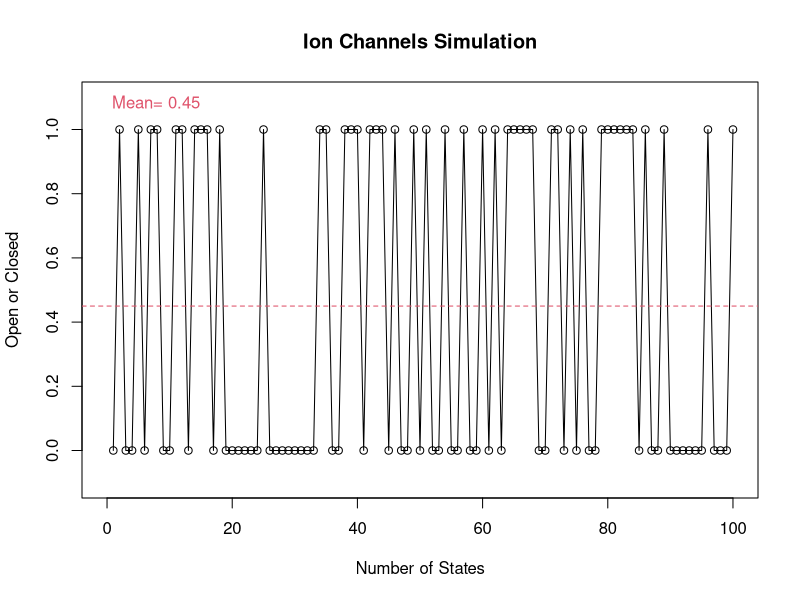
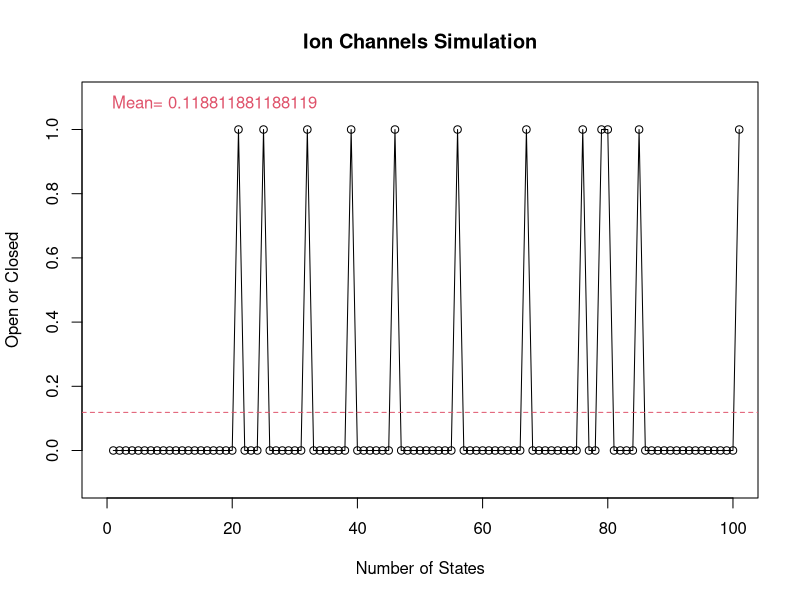

Write R code to recreate these figures, in order.
## ---- chunk 1
#Random Number & Ion Channels

endtime <- 100
state <- rep(0, endtime)

for (i in 1:endtime){
  x <- runif(1)
  if(x < 0.5){
    state[i] <- 0 #closed
  }
  else{
    state[i] <- 1 #open
  }
}
avg <- mean(state) #Average of the coinflip

plot(state, type = "o", xlab = "Number of States", ylab = "Open or Closed", main = "Ion Channels Simulation", ylim = c(-0.1, 1.1), xlim = c(0, endtime))
abline(h=avg, col=c(2), lty=2)
legend("topleft", bty = "n", legend = paste("Mean=",mean(state)), text.col = c(2))

#16.) Does your plot look anything like the trace below? Describe why or why not? What are the features of the trace below? Compare the features of your generated trace with the trace below. 
#My graph does not look like the traces that is shown because there are almost an equal 50/50% amount of points that show that the channel is open or closed. Also the mean is 0.48 which is very close to 0.5 which is the indicated mean that shows that the states were open and closed in equal amount of times. The trace below shows that the channel appears to be more closed than it is open which shows that there is a higher probability of the channel being closed. Although both have points where the channel is open or closed my trace shows that these events happened in an equal amount of times while the example trace shows that the channel was more likely to be in the closed state instead of the open state.

#17.) Is your initial hypothesis correct? -- The channel opening and closing was a simple random event, like a coin toss. What have we left out?
#Yes, My hypothesis was correct on the fact that the mean value would be close to 0.5 because the channel has a 50/50 chance of being open or closed like a coin toss having a 50/50 chance of it being heads or tails. What we may have left out is other independent variables such as concentration of the ions, voltage, and time that could each individually affect whether the channel is opened or closed. Each of these independent variables could have different % chances that would cause the channel to be either opened or closed.
## ---- chunk 2
#Ion Channels Simulation

endtime <- 100
state <- rep(0, endtime)

for (i in 1:endtime){
  x <- runif(1)
  if(state[i] == 0){
    if(x <= 0.85){
      state[i+1] <- 0 #closed
    }
    else{
    state[i+1] <- 1 #open
    }
  }  
  else if (state[i] == 1){
    if (x <= 0.85){
      state[i+1] <- 0
    }
    else{
      state[i+1] <- 1
    }
  } 
}

avg <- mean(state)

#Plotting
plot(state, type = "o", xlab = "Number of States", ylab = "Open or Closed", main = "Ion Channels Simulation", ylim = c(-0.1, 1.1), xlim = c(0, endtime))
abline(h=avg, col=c(2), lty=2)
legend("topleft", bty = "n", legend = paste("Mean=",mean(state)), text.col = c(2))

#18. Play with different probability assignments, what do you see in the behavior of the ion channel? Can you get your simulation to look like a realistic ion channel? What probabilities worked the best? Please explain the rationale with probability assignment.
#Messing with the probability assignments, I found that if I were to increase the probabilities in both lines 45 and 53 I would have a trace that would be similar to a realistic ion channel where it predominantly stays in a closed state most of the time. If I were to have both probabilities low, then the channel would be in an open state most of the time. If I set one probability to be high and the other probability to be low (whether these values are in lines 45 or 53 does not seem to have any significance) then the open and closed states move tend to happen in a random amount of times because the mean fluctuates between high values, low values, and 0.5. This shows that this has a seemingly randomized affect on how much the channel is closed or open.
  
#19. Discuss how a depolarization of the membrane would relate to the opening/closing of Na+ channels and how this would relate to our mathematical model.
#The depolarization of the membrane would relate to the opening of the Na+ channels because the GHK equation would calculate the membrane potential to be more positive. This is because the permeability of Na+ greatly increases when the Na+ channels are all open. This would allow for a greater amount of Na+ to flow into the cell and cause depolarization. This relates to the mathematical model because it increases the permeability multiplier for Na+ in the GHK equation, once the cell membrane has a lot of opened Na+ ion channels, this increases the permeability of Na+ and the permeability multiplier of Na+ in the GHK equation, and thus causes depolarization because more Na+ ions can flow into the cell which increases membrane potential.

#20. What do you think is missing in this model? What would you include to make the description more realistic? Think about the duration of the channel being open or closed as well as adding a stimulus.
#3 things would make the model more realistic: time, the voltage of the stimulus, and adding or incorporating more ions as variables in the GHK equation. I would include these factors because both the duration of when the channels are opened or closed is important due to the time-dependent function of the activation and inactivation gates (i.e. when the channels would begin to close). Also, these gates are opened and closed simultaneously in real life and this model and program doesn't reflect that simultaneous effect and instead shows the opening and closing in steps. This model also doesn't include what causes the channels to open in the first place and what that threshold needs to be in order to cause depolarization.

#21. Please discuss the implications of the microscopic scale (single ion channel) representing a bulk property (change in membrane potential) in initiating and propagating an action potential. (Hint. How can you sum up all the single ion channels that have stochastic (independent) behavior and get a bulk property?)
#The threshold has an all or nothing effect on the cell, so when one of the ion channels open it has a local spread that stimulates other ion channels to open with a stochastic change in charge. This threshold hold would cause more and more channels to open that are nearby locally and let in a rush of ions inside of the membrane. This allows for the summation of all of the single ion channels because they all influence the local changes which then spreads all the way across the membrane. 
